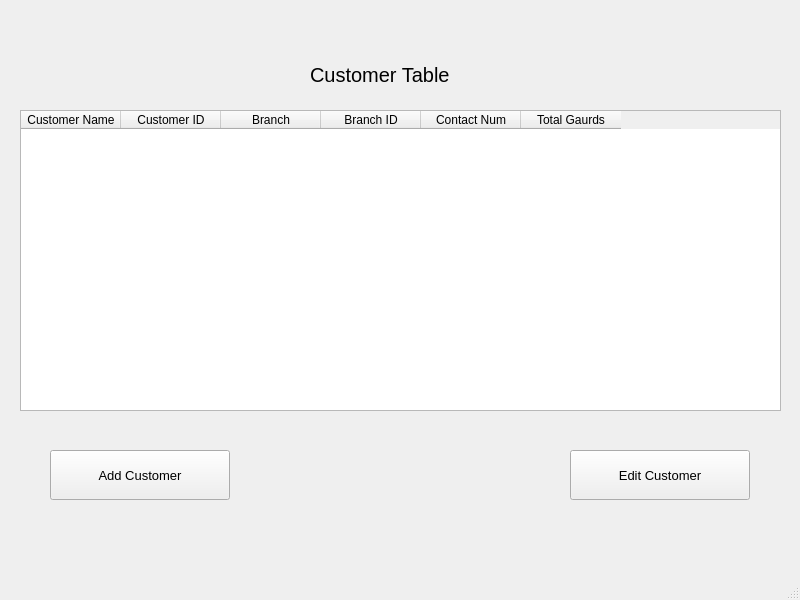
<?xml version="1.0" encoding="UTF-8"?>
<ui version="4.0">
 <class>MainWindow</class>
 <widget class="QMainWindow" name="MainWindow">
  <property name="geometry">
   <rect>
    <x>0</x>
    <y>0</y>
    <width>800</width>
    <height>600</height>
   </rect>
  </property>
  <property name="windowTitle">
   <string>MainWindow</string>
  </property>
  <widget class="QWidget" name="centralwidget">
   <widget class="QLabel" name="label">
    <property name="geometry">
     <rect>
      <x>310</x>
      <y>40</y>
      <width>180</width>
      <height>70</height>
     </rect>
    </property>
    <property name="font">
     <font>
      <pointsize>15</pointsize>
     </font>
    </property>
    <property name="text">
     <string>Customer Table </string>
    </property>
   </widget>
   <widget class="QTableWidget" name="tableWidget">
    <property name="geometry">
     <rect>
      <x>20</x>
      <y>110</y>
      <width>761</width>
      <height>301</height>
     </rect>
    </property>
    <column>
     <property name="text">
      <string>Customer Name</string>
     </property>
     <property name="whatsThis">
      <string/>
     </property>
    </column>
    <column>
     <property name="text">
      <string>Customer ID</string>
     </property>
    </column>
    <column>
     <property name="text">
      <string>Branch</string>
     </property>
    </column>
    <column>
     <property name="text">
      <string>Branch ID</string>
     </property>
    </column>
    <column>
     <property name="text">
      <string>Contact Num</string>
     </property>
    </column>
    <column>
     <property name="text">
      <string>Total Gaurds</string>
     </property>
    </column>
   </widget>
   <widget class="QPushButton" name="pushButton_2">
    <property name="geometry">
     <rect>
      <x>50</x>
      <y>450</y>
      <width>180</width>
      <height>50</height>
     </rect>
    </property>
    <property name="font">
     <font>
      <pointsize>10</pointsize>
     </font>
    </property>
    <property name="text">
     <string>Add Customer</string>
    </property>
   </widget>
   <widget class="QPushButton" name="pushButton_3">
    <property name="geometry">
     <rect>
      <x>570</x>
      <y>450</y>
      <width>180</width>
      <height>50</height>
     </rect>
    </property>
    <property name="font">
     <font>
      <pointsize>10</pointsize>
     </font>
    </property>
    <property name="text">
     <string>Edit Customer</string>
    </property>
   </widget>
  </widget>
  <widget class="QMenuBar" name="menubar">
   <property name="geometry">
    <rect>
     <x>0</x>
     <y>0</y>
     <width>800</width>
     <height>26</height>
    </rect>
   </property>
  </widget>
  <widget class="QStatusBar" name="statusbar"/>
 </widget>
 <resources/>
 <connections/>
</ui>
